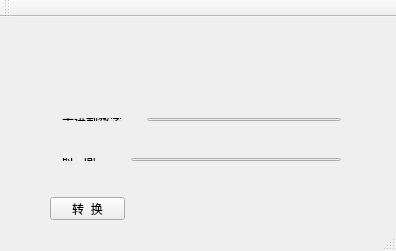
<?xml version="1.0" encoding="UTF-8"?>
<ui version="4.0">
 <class>MainWindow</class>
 <widget class="QMainWindow" name="MainWindow">
  <property name="geometry">
   <rect>
    <x>0</x>
    <y>0</y>
    <width>396</width>
    <height>251</height>
   </rect>
  </property>
  <property name="windowTitle">
   <string>时间戳转换</string>
  </property>
  <widget class="QWidget" name="centralWidget">
   <widget class="QPushButton" name="TranslateButton">
    <property name="geometry">
     <rect>
      <x>50</x>
      <y>180</y>
      <width>75</width>
      <height>23</height>
     </rect>
    </property>
    <property name="text">
     <string>转  换</string>
    </property>
   </widget>
   <widget class="QWidget" name="">
    <property name="geometry">
     <rect>
      <x>51</x>
      <y>130</y>
      <width>301</width>
      <height>25</height>
     </rect>
    </property>
    <layout class="QHBoxLayout" name="horizontalLayout_4">
     <item>
      <layout class="QHBoxLayout" name="horizontalLayout_3">
       <item>
        <widget class="QLabel" name="label_3">
         <property name="text">
          <string>时   间：     </string>
         </property>
        </widget>
       </item>
       <item>
        <widget class="QLineEdit" name="timeLineEdit"/>
       </item>
      </layout>
     </item>
    </layout>
   </widget>
   <widget class="QWidget" name="">
    <property name="geometry">
     <rect>
      <x>50</x>
      <y>50</y>
      <width>301</width>
      <height>22</height>
     </rect>
    </property>
    <layout class="QHBoxLayout" name="horizontalLayout">
     <item>
      <widget class="QLabel" name="label">
       <property name="text">
        <string>十六进制数字：</string>
       </property>
      </widget>
     </item>
     <item>
      <widget class="QLineEdit" name="hexLineEdit"/>
     </item>
    </layout>
   </widget>
   <widget class="QWidget" name="">
    <property name="geometry">
     <rect>
      <x>51</x>
      <y>90</y>
      <width>301</width>
      <height>25</height>
     </rect>
    </property>
    <layout class="QHBoxLayout" name="horizontalLayout_5">
     <item>
      <layout class="QHBoxLayout" name="horizontalLayout_2">
       <item>
        <widget class="QLabel" name="label_2">
         <property name="text">
          <string>十进制数字：  </string>
         </property>
        </widget>
       </item>
       <item>
        <widget class="QLineEdit" name="decLineEdit"/>
       </item>
      </layout>
     </item>
    </layout>
   </widget>
  </widget>
  <widget class="QToolBar" name="mainToolBar">
   <attribute name="toolBarArea">
    <enum>TopToolBarArea</enum>
   </attribute>
   <attribute name="toolBarBreak">
    <bool>false</bool>
   </attribute>
  </widget>
  <widget class="QStatusBar" name="statusBar"/>
 </widget>
 <layoutdefault spacing="6" margin="11"/>
 <resources/>
 <connections/>
</ui>
